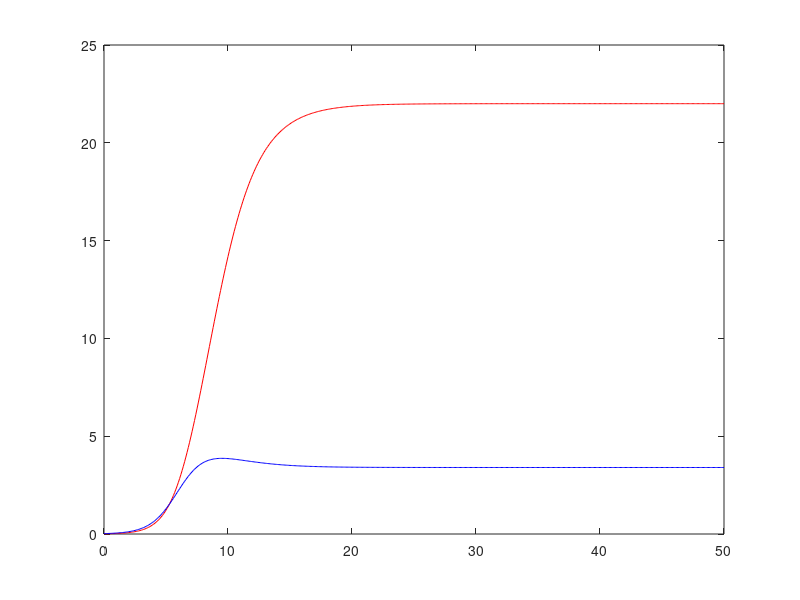

Reproduce this figure in MATLAB.
clc;
clear all;
a1=0.1;
b1=0.003;
c1=0.01;
a2=0.09;
b2=0.001;
c2=0.02;
x0 = 0.01;
y0 = 0.02;
num = 50;%迭代次数，观察num时间内的变化。不会影响图像形状
i=1;
ANS = [x0 y0];
for n=0:0.1:num
    xn = ANS(i,1);
    yn = ANS(i,2);
    i=i+1;
    x = xn*exp(a1-b1*xn-c1*yn);
    y = yn*exp(a2-b2*xn-c2*yn);
    ANS = [ANS;x y];
end
t=0:0.1:50;
plot(t,ANS(1:501,1),'r',t,ANS(1:501,2),'b')


%x种群：蓝色线
%y种群：红色线

